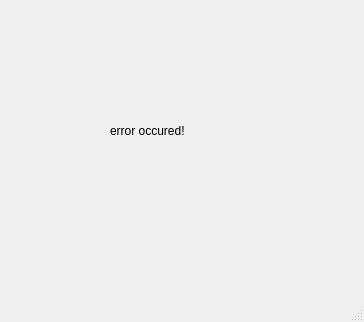
<?xml version="1.0" encoding="UTF-8"?>
<ui version="4.0">
 <class>isError</class>
 <widget class="QMainWindow" name="isError">
  <property name="geometry">
   <rect>
    <x>0</x>
    <y>0</y>
    <width>364</width>
    <height>322</height>
   </rect>
  </property>
  <property name="windowTitle">
   <string>MainWindow</string>
  </property>
  <widget class="QWidget" name="centralwidget">
   <widget class="QLabel" name="label">
    <property name="geometry">
     <rect>
      <x>110</x>
      <y>120</y>
      <width>151</width>
      <height>21</height>
     </rect>
    </property>
    <property name="text">
     <string>error occured!</string>
    </property>
   </widget>
  </widget>
  <widget class="QMenuBar" name="menubar">
   <property name="geometry">
    <rect>
     <x>0</x>
     <y>0</y>
     <width>364</width>
     <height>26</height>
    </rect>
   </property>
  </widget>
  <widget class="QStatusBar" name="statusbar"/>
 </widget>
 <resources/>
 <connections/>
</ui>
